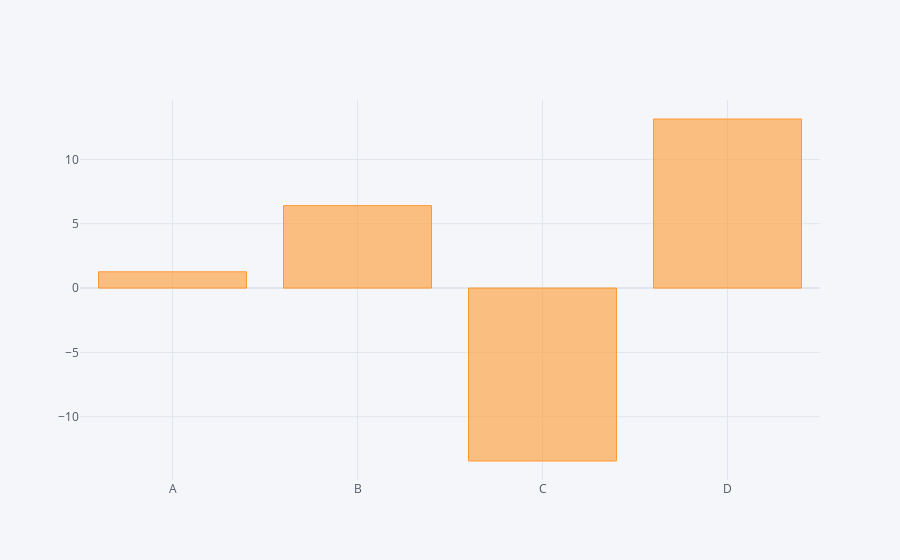

This figure's notebook cell:
### Code cell
df.sum().iplot(kind='bar')

### Figure 1 — Plotly figure (JSON) as saved in the notebook; plotly's stock layout.template omitted (floating-point values rounded to 4 significant figures)
{"data": [{"marker": {"color": "rgba(255, 153, 51, 0.6)", "line": {"color": "rgba(255, 153, 51, 1.0)", "width": 1}}, "name": "None", "orientation": "v", "text": "", "type": "bar", "x": ["A", "B", "C", "D"], "y": [1.266, 6.409, -13.44, 13.14]}], "layout": {"legend": {"bgcolor": "#F5F6F9", "font": {"color": "#4D5663"}}, "paper_bgcolor": "#F5F6F9", "plot_bgcolor": "#F5F6F9", "title": {"font": {"color": "#4D5663"}}, "xaxis": {"gridcolor": "#E1E5ED", "showgrid": true, "tickfont": {"color": "#4D5663"}, "title": {"font": {"color": "#4D5663"}, "text": ""}, "zerolinecolor": "#E1E5ED"}, "yaxis": {"gridcolor": "#E1E5ED", "showgrid": true, "tickfont": {"color": "#4D5663"}, "title": {"font": {"color": "#4D5663"}, "text": ""}, "zerolinecolor": "#E1E5ED"}}}
